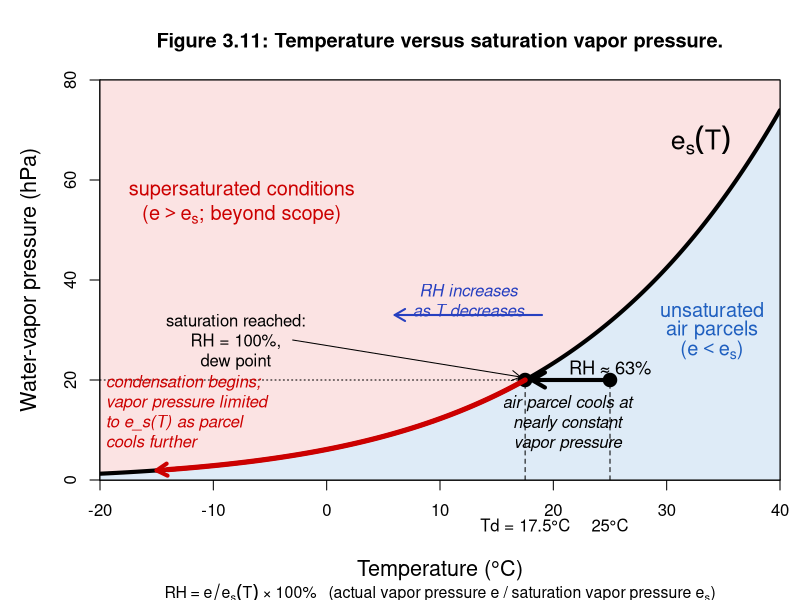

Source code (R):
# Chapter 3, Figure 3.11 - Temperature versus saturation vapor pressure (dew point and RH)
es <- function(T) 6.112 * exp(17.67 * T / (T + 243.5))      # hPa, Bolton (1980), T in deg C
dewpoint <- function(e) { x <- log(e / 6.112); 243.5 * x / (17.67 - x) }
T0 <- 25; e0 <- 20
Td <- dewpoint(e0); RH <- 100 * e0 / es(T0)
T <- seq(-20, 40, length.out = 600)

png("figure_r.png", width = 1650, height = 1200, res = 150)
par(mar = c(6, 5, 4, 1))
plot(NA, xlim = c(-20, 40), ylim = c(0, 80), xlab = "", ylab = "Water-vapor pressure (hPa)",
     main = "Figure 3.11: Temperature versus saturation vapor pressure.", cex.lab = 1.3, xaxs = "i", yaxs = "i")
polygon(c(T, rev(T)), c(es(T), rep(80, length(T))), col = "#fbe3e3", border = NA)
polygon(c(T, rev(T)), c(es(T), rep(0, length(T))), col = "#deebf7", border = NA)
lines(T, es(T), lwd = 4)
box()
mtext("Temperature (°C)", side = 1, line = 4, cex = 1.3)
text(33, 68, expression(e[s](T)), cex = 1.6)
# parcel cooling at constant vapor pressure
arrows(T0 - 0.6, e0, Td + 0.6, e0, lwd = 4, length = 0.15)
points(c(T0, Td), c(e0, e0), pch = 19, cex = 1.8)
lines(c(-20, Td), c(e0, e0), lty = 3)
segments(c(Td, T0), 0, c(Td, T0), e0, lty = 2)
text(T0, e0 + 2.5, sprintf("RH ≈ %.0f%%", RH), cex = 1.1)
text((T0 + Td) / 2, e0 - 3, "air parcel cools at\nnearly constant\nvapor pressure", font = 3, adj = c(0.5, 1))
arrows(-3, 28, Td - 0.4, e0 + 0.6, length = 0.1)
text(-8, 28, "saturation reached:\nRH = 100%,\ndew point")
Tc <- seq(Td, -14, length.out = 100)
lines(Tc, es(Tc), col = "#cc0000", lwd = 5)
arrows(-13, es(-13), -15, es(-15), col = "#cc0000", lwd = 4, length = 0.12)
text(-19.5, 6.5, "condensation begins;\nvapor pressure limited\nto e_s(T) as parcel\ncools further", col = "#cc0000", font = 3, adj = c(0, 0))
text(-7.5, 58, "supersaturated conditions", col = "#cc0000", cex = 1.2)
text(-7.5, 53, expression(paste("(", e > e[s], "; beyond scope)")), col = "#cc0000", cex = 1.2)
text(34, 34, "unsaturated", col = "#1f5fbf", cex = 1.2)
text(34, 30, "air parcels", col = "#1f5fbf", cex = 1.2)
text(34, 26, expression(paste("(", e < e[s], ")")), col = "#1f5fbf", cex = 1.2)
arrows(19, 33, 6, 33, col = "#2740c0", lwd = 2, length = 0.12)
text(12.5, 36, "RH increases\nas T decreases", col = "#2740c0", font = 3)
text(Td, -9, sprintf("Td = %.1f°C", Td), xpd = NA); text(T0, -9, "25°C", xpd = NA)
mtext(expression(paste("RH = ", e / e[s](T), " × 100%   (actual vapor pressure e / saturation vapor pressure ", e[s], ")")),
      side = 1, line = 5.3, cex = 0.95)
dev.off()
